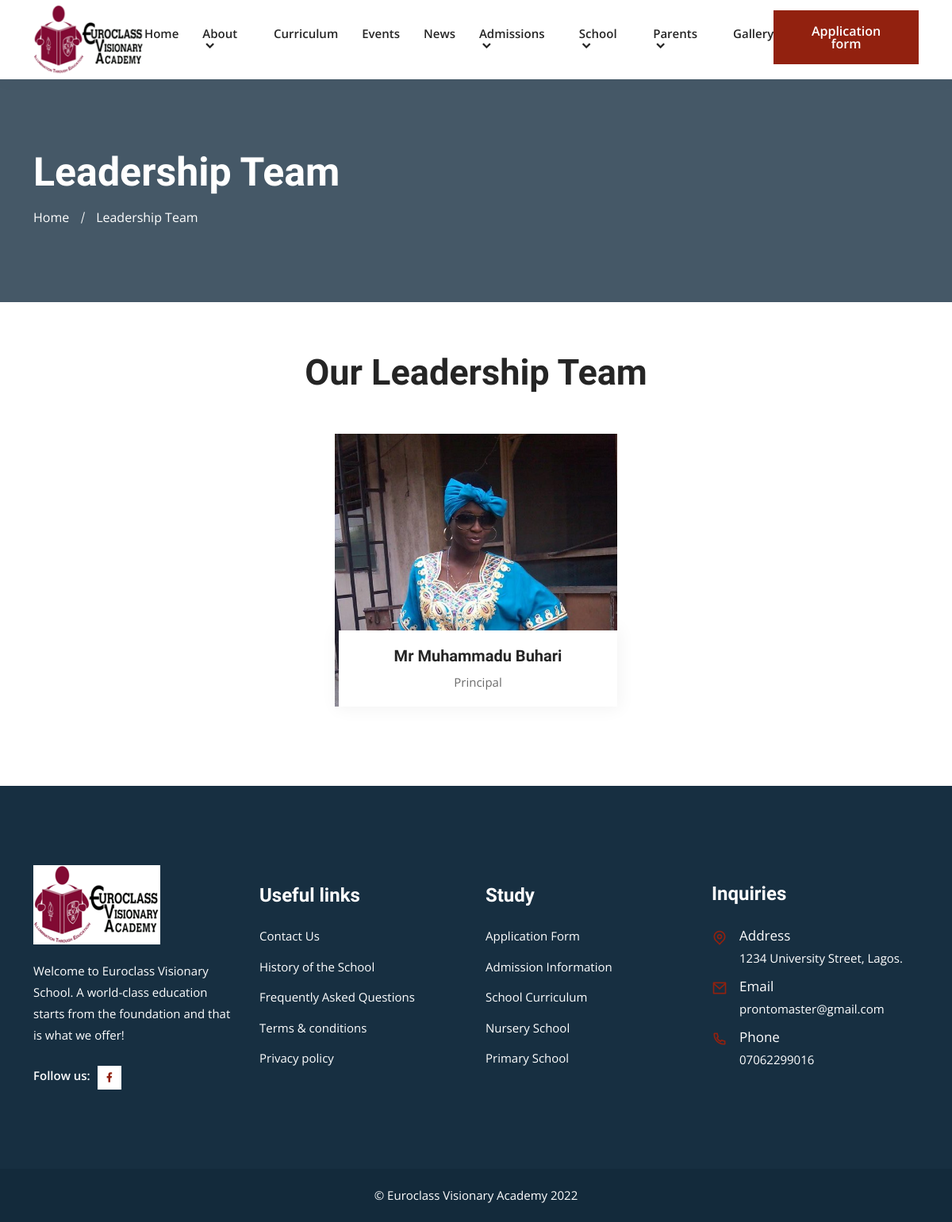
Page /leadership_team/ on the earlier database version.
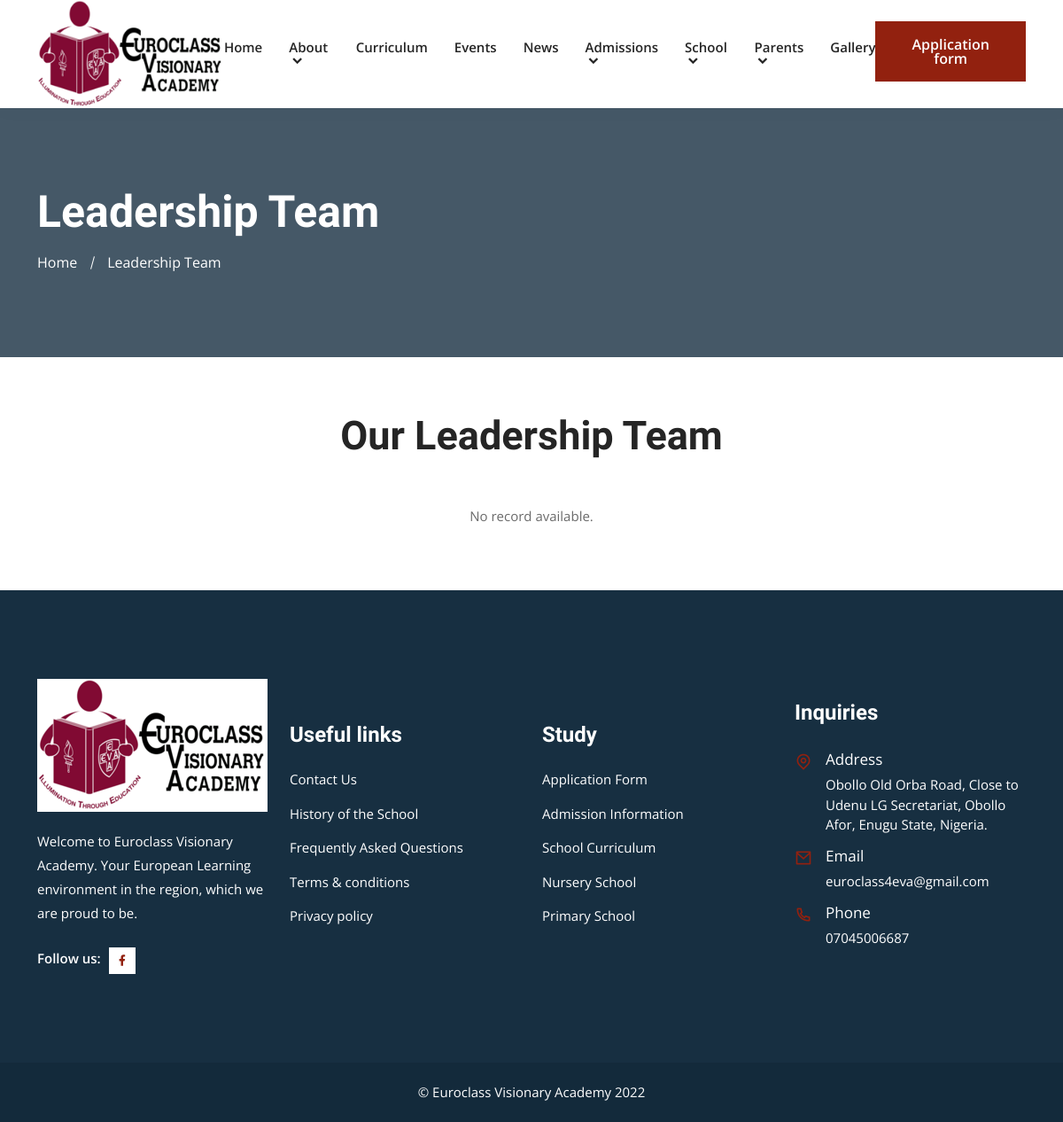
Same page on the later database version.
### core/models.py (models this page shows, shortened)
class SchoolContactInfo(models.Model):
    short_information = models.CharField(max_length=150)
    address = models.CharField(max_length=200)
    email = models.EmailField()
    phone_number = models.CharField(max_length=15)
    logo = models.ImageField(upload_to='logo')
    facebook_url = models.URLField(blank=True)
    instagram_url = models.URLField(blank=True)
    twitter_url = models.URLField(blank=True)
    linkedin_url = models.URLField(blank=True)
    class Meta:
        verbose_name = 'School Contact Information'
        verbose_name_plural = 'School Contact Information'

class SchoolManagement(models.Model):
    ROLE_CHOICES = (
        ('L', 'Leadership Team'),
        ('T', 'Teachers'),
        ('A', 'Teaching Assistants'),
        ('O', 'Office Staff'),
        ('S', 'Support Staff'))
    full_name = models.CharField(max_length=100)
    role = models.CharField(max_length=1, choices=ROLE_CHOICES)
    title = models.CharField(
        max_length=25, blank=True,
        help_text='E.g: Principal, Senior Teacher')
    image = models.ImageField(upload_to='management')
    created = models.DateTimeField(auto_now_add=True)
    updated = models.DateTimeField(auto_now=True)
    class Meta:
        verbose_name_plural = 'School Management'
        verbose_name = 'School Management'

### core/views.py (the view)
# urls.py: path('leadership_team/', views.leadership_team, name='leadership_team'),
def leadership_team(request):
    teams = SchoolManagement.objects.filter(role='L')
    return render(
        request, 'leadership_team.html', {'teams': teams})

### core/context_processors.py (called while the page is built)
def euroclass(request):
    return {
        'about': About.objects.first(),
        'latest_news': News.objects.all()[:3],
        'info': SchoolContactInfo.objects.first(),
    }

### templates/leadership_team.html (shortened to what this page needs)
{% extends "base.html" %}
{% block content %}
<div class="page-title-area bg-1">
    <div class="container">
        <div class="page-title-content">
            <h2>Leadership Team</h2>
            <ul>
                <li><a href="{% url 'home' %}">Home</a></li>
                <li class="active">Leadership Team</li>
            </ul>
        </div>
    </div>
</div>
<section class="team-area team-area-three ptb-70">
    <div class="container">
        <div class="section-title">
            <h2>Our Leadership Team</h2>
        </div>
        <div class="row justify-content-md-center">
            {% for team in teams %}
            <div class="col-lg-4 col-md-6">
                <div class="single-team-member">
                    <img src="{% if team.image %}{{ team.image.url }}{% endif %}" alt="{{ team.full_name }}">
                    <div class="team-content">
                        <div class="team-name">
                            <h3>{{ team.full_name }}</h3>
                            <span>{{ team.title }}</span>
                        </div>
                    </div>
                </div>
            </div>
            {% empty %}
            <p class="text-center">No record available.</p>
            {% endfor %}
        </div>
    </div>
</section>
{% endblock %}

### templates/base.html (shortened to what the changed rows need)
<!doctype html>
<html lang="en">
{% load static %}
<head>
    <link rel="stylesheet" href="{% static 'css/bootstrap.min.css' %}">
    <link rel="stylesheet" href="{% static 'css/owl.theme.default.min.css' %}">
    <link rel="stylesheet" href="{% static 'css/owl.carousel.min.css' %}">
    <link href="https://cdn.jsdelivr.net/npm/remixicon@2.2.0/fonts/remixicon.css" rel="stylesheet">
    <link rel="stylesheet" href="{% static 'css/meanmenu.min.css' %}">
    <link rel="stylesheet" href="{% static 'css/animate.min.css' %}">
    <link rel="stylesheet" href="{% static 'css/odometer.min.css' %}">
    <link rel="stylesheet" href="{% static 'css/magnific-popup.min.css' %}">
    <link rel="stylesheet" href="{% static 'css/date-picker.min.css' %}">
    <link rel="stylesheet" href="{% static 'css/app.css' %}?v=1.1">
    <link rel="stylesheet" href="{% static 'css/style.css' %}">
    <link rel="stylesheet" href="{% static 'css/responsive.css' %}">
</head>
<body>
    {% include '_navbar.html' %}
    {% block content %}{% endblock %}
    <footer class="footer-area black-bg-color">
        <div class="container">
            <div class="row align-items-center justify-content-center">
                <div class="col-lg-3 col-sm-6">
                    <div class="single-footer-widget bg-f9f5f1">
                        <a href="index.html" class="logo">
                                <img src="{% if info.logo %}{{ info.logo.url }}{% else %}https://via.placeholder.com/157x48{% endif %}" alt="Image">
                            </a>
                        <p>{{ info.short_information }}</p>
                        <ul class="social-icon">
                            <li>
                            </li>
                            <li>
                            </li>
                        </ul>
                    </div>
                </div>
                <div class="col-lg-3 col-sm-6">
                    <div class="single-footer-widget">
                        <ul class="address">
                            <li class="location">
                                <i class="ri-map-pin-line"></i>
                                <span>Address</span> {{ info.address }}
                            </li>
                            <li>
                                <i class="ri-mail-line"></i>
                                <span>Email</span>
                                <a href="mailto:{{ info.email }}">{{ info.email }}</a>
                            </li>
                            <li>
                                <i class="ri-phone-line"></i>
                                <span>Phone</span>
                                <a href="tel:{{ info.phone_number }}">{{ info.phone_number }}</a>
                            </li>
                        </ul>
                    </div>
                </div>
            </div>
        </div>
    </footer>
</body>
</html>

### templates/_navbar.html (shortened to what this page needs)
<header class="header-area">
    <div class="navbar-area">
        <div class="desktop-nav">
            <div class="container">
                <nav class="navbar navbar-expand-md navbar-light">
                    <a class="navbar-brand" href="{% url 'home' %}">
                            <img src="{% if info.logo %}{{ info.logo.url }}{% else %}https://via.placeholder.com/157x48{% endif %}" alt="logo">
                        </a>
                    <div class="collapse navbar-collapse mean-menu" id="navbarSupportedContent">
                        <ul class="navbar-nav m-auto">
                            <li class="nav-item">
                                <a href="{% url 'home' %}" class="nav-link">Home</a>
                            </li>
                            <li class="nav-item">
                                <a href="#" class="nav-link">
                                    About <i class="ri-arrow-down-s-line"></i>
                                </a>
                            </li>
                            <li class="nav-item">
                                <a href="{% url 'curriculum' %}" class="nav-link">Curriculum</a>
                            </li>
                            <li class="nav-item">
                                <a href="{% url 'events' %}" class="nav-link">Events</a>
                            </li>
                            <li class="nav-item">
                                <a href="{% url 'news' %}" class="nav-link">News</a>
                            </li>
                            <li class="nav-item">
                                <a href="#" class="nav-link">
                                    Admissions <i class="ri-arrow-down-s-line"></i>
                                </a>
                            </li>
                            <li class="nav-item">
                                <a href="#" class="nav-link">
                                    School <i class="ri-arrow-down-s-line"></i>
                                </a>
                            </li>
                            <li class="nav-item">
                                <a href="#" class="nav-link">
                                    Parents <i class="ri-arrow-down-s-line"></i>
                                </a>
                            </li>
                            <li class="nav-item">
                                <a href="{% url 'gallery' %}" class="nav-link">Gallery</a>
                            </li>
                        </ul>
                        <div class="others-options">
                            <ul>
                                <li>
                                    <a href="{% url 'application' %}" class="default-btn">Application form</a>
                                </li>
                            </ul>
                        </div>
                    </div>
                </nav>
            </div>
        </div>
    </div>
</header>

Differences in the rows shown:
removed SchoolManagement: image (picture), full_name "Mr Muhammadu Buhari", title "Principal"
changed SchoolContactInfo: logo: a different picture; short_information "Welcome to Euroclass Visionary School. A world-class education starts from the foundation and that is what we offer!" → "Welcome to Euroclass Visionary Academy. Your European Learning environment in the region, which we are proud to be."; address "1234 University Street, Lagos." → "Obollo Old Orba Road, Close to Udenu LG Secretariat, Obollo Afor, Enugu State, Nigeria."; email "prontomaster@gmail.com" → "euroclass4eva@gmail.com"; phone_number "07062299016" → "07045006687"
Other differences:
text now shown: "No record available."
